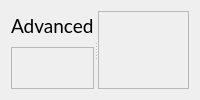
          <widget class="QWidget" name="pageResultsAdvanced">
           <layout class="QGridLayout" name="gridLayout_16">
            <item row="0" column="0">
             <widget class="QSplitter" name="splitter_4">
              <property name="orientation">
               <enum>Qt::Horizontal</enum>
              </property>
              <widget class="QWidget" name="verticalLayoutWidget_6">
               <layout class="QVBoxLayout" name="verticalLayout_12">
                <item>
                 <widget class="QLabel" name="label_15">
                  <property name="maximumSize">
                   <size>
                    <width>16777215</width>
                    <height>30</height>
                   </size>
                  </property>
                  <property name="styleSheet">
                   <string notr="true">QLabel
{
	font-family: Lato;
	font-weight: normal;
	font-size: 14pt;
}</string>
                  </property>
                  <property name="text">
                   <string>Advanced</string>
                  </property>
                 </widget>
                </item>
                <item>
                 <widget class="QFrame" name="frame_15">
                  <property name="frameShape">
                   <enum>QFrame::StyledPanel</enum>
                  </property>
                  <property name="frameShadow">
                   <enum>QFrame::Raised</enum>
                  </property>
                 </widget>
                </item>
               </layout>
              </widget>
              <widget class="QFrame" name="frame_16">
               <property name="maximumSize">
                <size>
                 <width>150</width>
                 <height>16777215</height>
                </size>
               </property>
               <property name="frameShape">
                <enum>QFrame::StyledPanel</enum>
               </property>
               <property name="frameShadow">
                <enum>QFrame::Raised</enum>
               </property>
              </widget>
             </widget>
            </item>
           </layout>
          </widget>
